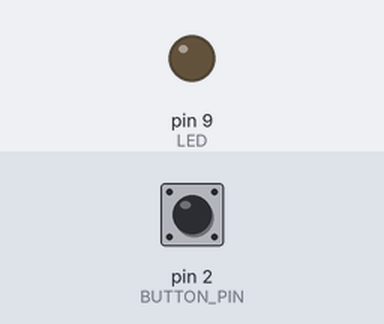
Bench run of a sketch on a simulated Arduino Uno, built with avr-gcc and run on an emulated ATmega328P. Parts: output pins drawn as LEDs (lit = HIGH). The inputs (shaded band) are chosen by the test bench; at power-on: pin 2 (BUTTON_PIN) HIGH. What the sketch prints to the serial monitor is not drawn.

Above: at 1.2 s.
1.3 s: pin 2 (BUTTON_PIN) pulled LOW for 0.15 s
At 2.2 s:
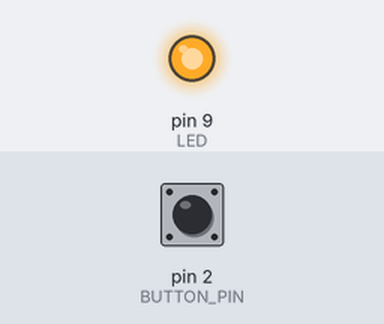
2.9 s: pin 2 (BUTTON_PIN) pulled LOW for 1 s
At 3.5 s:
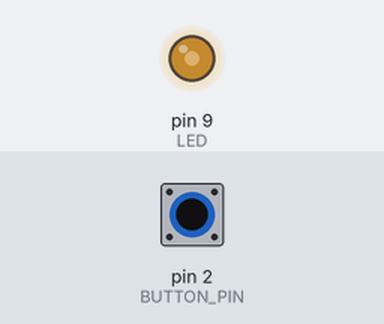
5.4 s: pin 2 (BUTTON_PIN) pulsed LOW 2 times (0.12 s each, 0.3 s apart)
At 5.55 s:
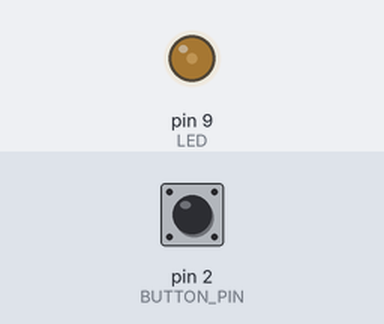
9.0 s: pin 2 (BUTTON_PIN) pulled LOW for 3.2 s
At 9.6 s:
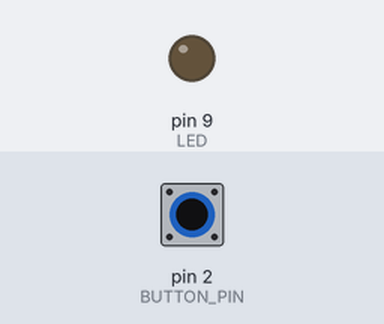
Timing chart, 0 to 12.0 s (numbered marks = the images above; inputs shaded):
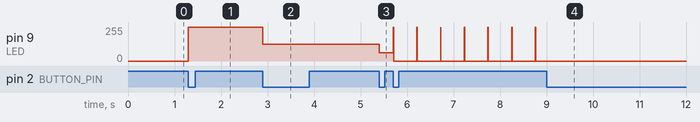

Measured:
- after the input at 1.3 s, pin 9 (LED): 0/255 → 255/255 at once
- after the input at 2.9 s, pin 9 (LED): 255/255 → 127/255 at once
- after the input at 5.4 s, pin 9 (LED): 127/255 → 63/255 at once, then repeats every 0.51 s: 255/255 0.01 s, 0/255 0.50 s
- after the input at 9.0 s, pin 9 (LED): stops changing and stays 0/255

The sketch:

led_project.ino
```cpp
#define LED 9
#define FLASH_RATE 2
#define BUTTON_PIN 2
#define PWM_MAX 255

//mode: 0-off, 1-bright, 2-mid, 3- dim, 4-flashing
int mode = 0;
int BUTTON_PUSHED = 0;
int PWM_OUT = 0;
int freq_delay = 0;
 static int last_interrupt_time = 0;

void setup() {
  Serial.begin(9600);
	pinMode(LED, OUTPUT);
  pinMode(BUTTON_PIN,INPUT);
	attachInterrupt(digitalPinToInterrupt(BUTTON_PIN), button_pushed, FALLING);
	freq_delay = 1000/FLASH_RATE;
}

void check_button_press(){
  if (BUTTON_PUSHED==1 && mode==4){
    mode = 0;
  }
  else if (BUTTON_PUSHED==1 && mode!=4){
    mode++;
  }
  BUTTON_PUSHED=0;
}

void shine_LED(int pwm){
  analogWrite(LED,pwm);
}

void button_pushed(){
  int interrupt_time = millis();
 if (interrupt_time - last_interrupt_time > 200)
 {
     BUTTON_PUSHED = 1;
 }
 last_interrupt_time = interrupt_time;
}

void flash_LED(int freq){
  analogWrite(LED,PWM_MAX);
  delay(10);
  analogWrite(LED,0);
  delay(freq);
}


void loop(){
	check_button_press();
	set_pwm(); //put switch case in here instead
	}

void set_pwm(){
	switch (mode){
		case 0:
			PWM_OUT =0;
			shine_LED(PWM_OUT);
     Serial.print("0");
     break;
		case 1:
			PWM_OUT = PWM_MAX;
			shine_LED(PWM_OUT);
     Serial.print("1");
     break;
		case 2:
			PWM_OUT = int(PWM_MAX/2);
			shine_LED(PWM_OUT);
     Serial.print("2");
     break;
		case 3:
			PWM_OUT = int(PWM_MAX/4);
			shine_LED(PWM_OUT);
     Serial.print("3");
     break;
		case 4:
			flash_LED(freq_delay);
      Serial.print("4");
      break;
}
}
```
